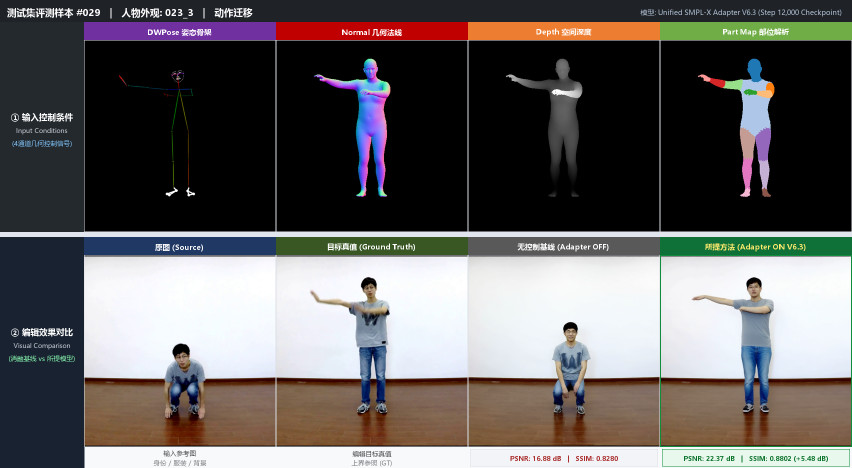
#> input picture visualization/testdata/images/eval_029_023_3_source_motion_f000920_target_f000972.png, 1704 x 936 px (shown at 1/2 size)
$ python -i frame_quality_audit_v2.py   (imports and definitions only)   (older library calls are emulated)
#> lines starting #> are read from the running program, lines starting #| are printed output that depends on the picture
#!/usr/bin/env python3
# -*- coding: utf-8 -*-

from __future__ import annotations

import argparse
import csv
import json
import math
import re
from collections import defaultdict
from pathlib import Path

import cv2
import numpy as np


PROJECT = Path("/home/shangguanrz/project/pic-edit")

OUT = PROJECT / "audit" / "frame_quality_v2"

EXTS = {
    ".jpg",
    ".jpeg",
    ".png",
    ".bmp",
    ".webp",
}


DATASETS = {
    "iPER":
        PROJECT
        / "datasets"
        / "iPER"
        / "iper_sampled_6src64tgt",

    "TikTok":
        PROJECT
        / "datasets"
        / "TikTokDataset"
        / "TikTok_dataset"
        / "TikTok_dataset",

    "Hi4D":
        PROJECT
        / "datasets"
        / "Hi4D_pilot_v1",
}


# ============================================================
# 基础工具
# ============================================================

# [70 lines left out: functions to_builtin, read_img, write_jpg, not called in this run]


def resize_max(
    img,
    max_side=512
):

    h, w = img.shape[:2]

    scale = min(
        1.0,
        max_side / max(h, w)
    )

    if scale >= 0.999:
        return img

    nw = max(
        1,
        round(w * scale)
    )

    nh = max(
        1,
        round(h * scale)
    )

    return cv2.resize(
        img,
        (nw, nh),
        interpolation=cv2.INTER_AREA
    )


# ============================================================
# 清晰度指标
# ============================================================

def edge_metrics(
    gray,
    valid=None
):

    lap = cv2.Laplacian(
        gray,
        cv2.CV_64F
    )

    gx = cv2.Sobel(
        gray,
        cv2.CV_64F,
        1,
        0,
        ksize=3
    )

    gy = cv2.Sobel(
        gray,
        cv2.CV_64F,
        0,
        1,
        ksize=3
    )

    ten = gx * gx + gy * gy

    if valid is None:

        return (
            float(np.var(lap)),
            float(np.mean(ten))
        )

    mask = valid > 0

    if int(mask.sum()) < 100:

        return (
            np.nan,
            np.nan
        )

    return (
        float(
            np.var(
                lap[mask]
            )
        ),

        float(
            np.mean(
                ten[mask]
            )
        ),
    )


def full_metrics(img):

    img = resize_max(
        img,
        512
    )

    gray = cv2.cvtColor(
        img,
        cv2.COLOR_BGR2GRAY
    )

    return edge_metrics(
        gray
    )


# [456 lines left out: functions person_metrics, discover_iper, discover_tiktok, discover_hi4d, frame_key, nearest_pair_name and 2 more, not called in this run]


IPER_MASK_INDEX = None

HI4D_MASK_INDEX = None


# ============================================================
# mask 匹配
# ============================================================

# [1780 lines left out: functions get_mask, percentile, rank01, role_from_iper_path, video_from_tiktok_path, pair_from_hi4d_path and 12 more, not called in this run]


# [2 lines not run here, left out]

>>> import cv2
>>> picture = cv2.imread('../../visualization/testdata/images/eval_029_023_3_source_motion_f000920_target_f000972.png')
#> picture is the input picture: shape (936, 1704, 3); mean B, G, R 94.9, 95.3, 98.3
>>> result = full_metrics(picture)
#> in resize_max, `return cv2.resize( img, (nw, nh), interpolation=cv2.INTER_AREA )`:
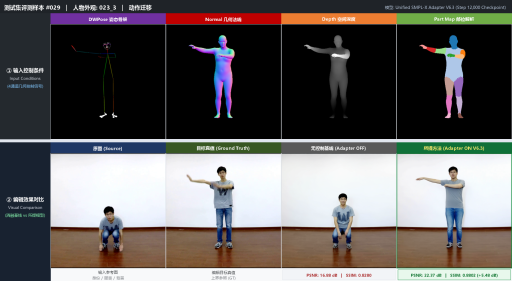
#> returned value: shape (281, 512, 3); mean of channels 0, 1, 2 94.9, 95.3, 98.3; drawn as B, G, R
#> in full_metrics, `gray = cv2.cvtColor( img, cv2.COLOR_BGR2GRAY )`:
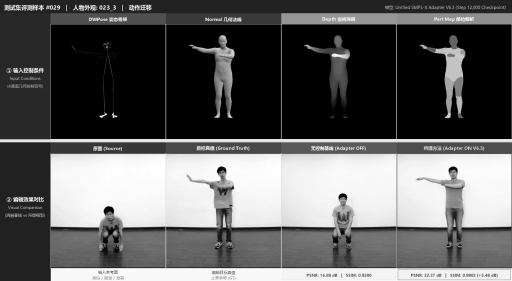
#> gray: shape (281, 512); min 0, max 255, mean 96.2
#> in edge_metrics, `lap = cv2.Laplacian( gray, cv2.CV_64F )`:
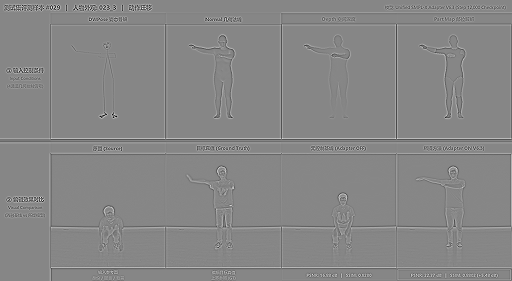
#> lap: shape (281, 512) float64; min -581, max 518, mean 0; drawn with min black and max white
#> in edge_metrics, `gx = cv2.Sobel( gray, cv2.CV_64F, 1, 0, ksize=3 )`:
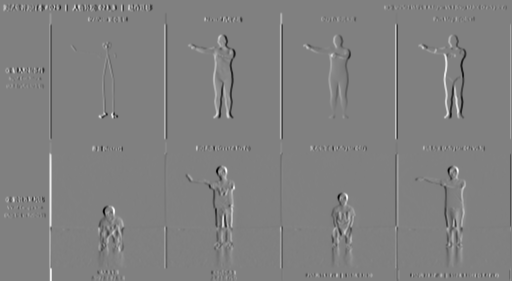
#> gx: shape (281, 512) float64; min -980, max 965, mean 1; drawn with min black and max white
#> in edge_metrics, `gy = cv2.Sobel( gray, cv2.CV_64F, 0, 1, ksize=3 )`:
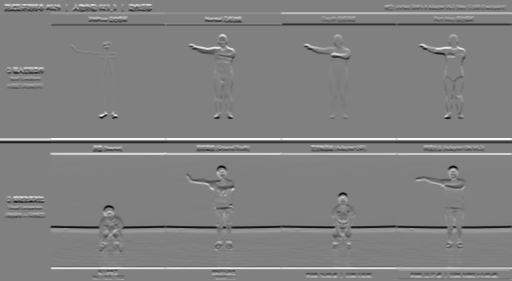
#> gy: shape (281, 512) float64; min -989, max 967, mean 5.3; drawn with min black and max white
#> in edge_metrics, `ten = gx * gx + gy * gy`:
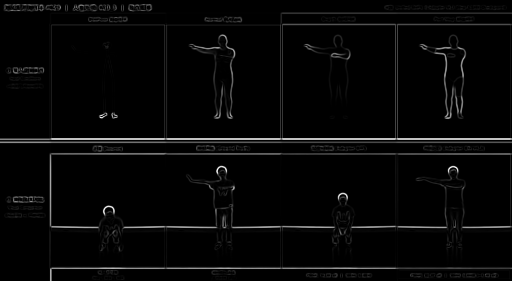
#> ten: shape (281, 512) float64; min 0, max 1092020, mean 29549.2; drawn with min black and max white
#> result = (2084.4, 29549.2)

$ run again, on experiments/bfs_compare_30_20261004/panels/000_001_2_source_motion_f001325_target_f000081.jpg
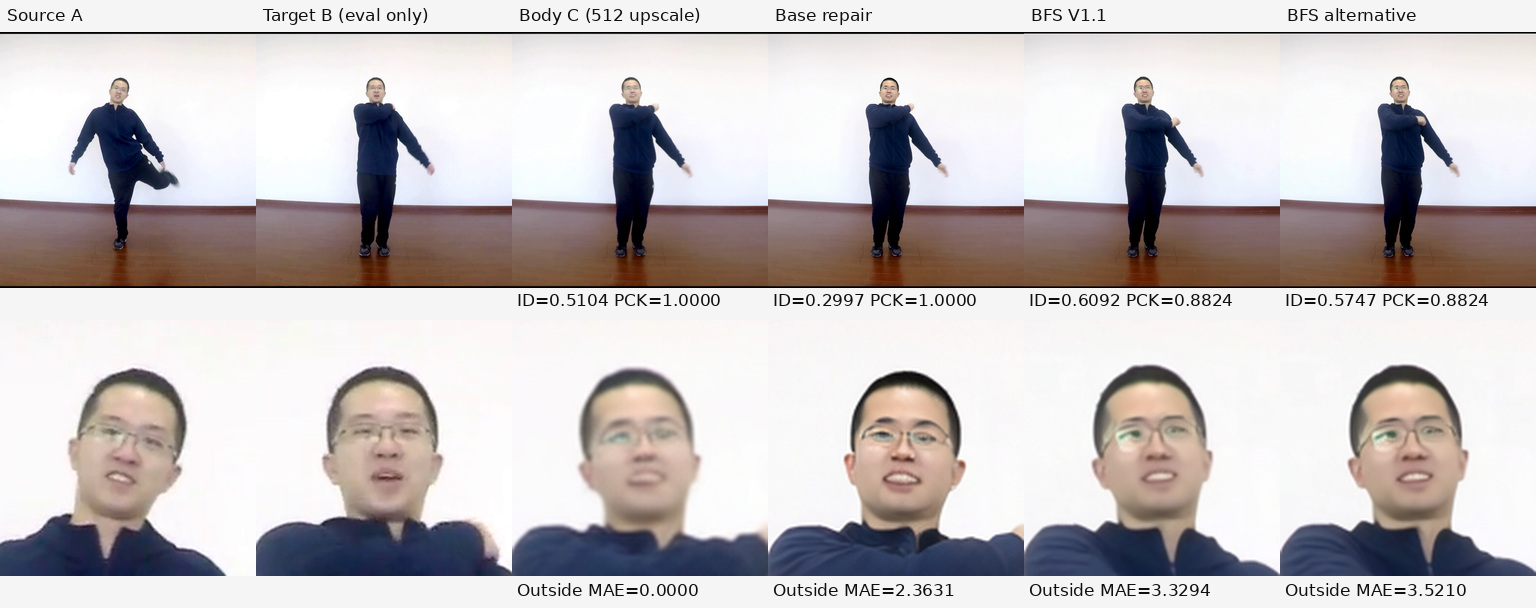
#> input picture experiments/bfs_compare_30_20261004/panels/000_001_2_source_motion_f001325_target_f000081.jpg, 1536 x 608 px
#> picture is the input picture: shape (608, 1536, 3); mean B, G, R 192.7, 192, 197.7
#> in edge_metrics, `gy = cv2.Sobel( gray, cv2.CV_64F, 0, 1, ksize=3 )`:
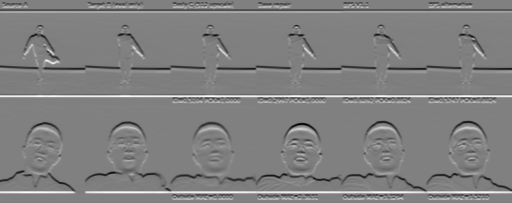
#> gy: shape (203, 512) float64; min -899, max 885, mean 0; drawn with min black and max white
#> in edge_metrics, `ten = gx * gx + gy * gy`:
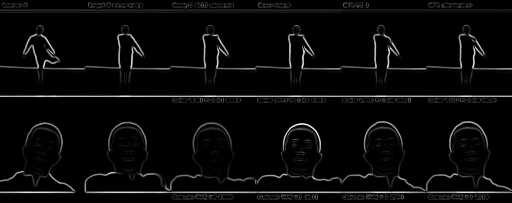
#> ten: shape (203, 512) float64; min 0, max 862760, mean 32738.7; drawn with min black and max white
#> result = (2356.9, 32738.7)

$ run again, on experiments/bfs_compare_30_20261004/panels/001_001_2_source_motion_f001258_target_f000173.jpg
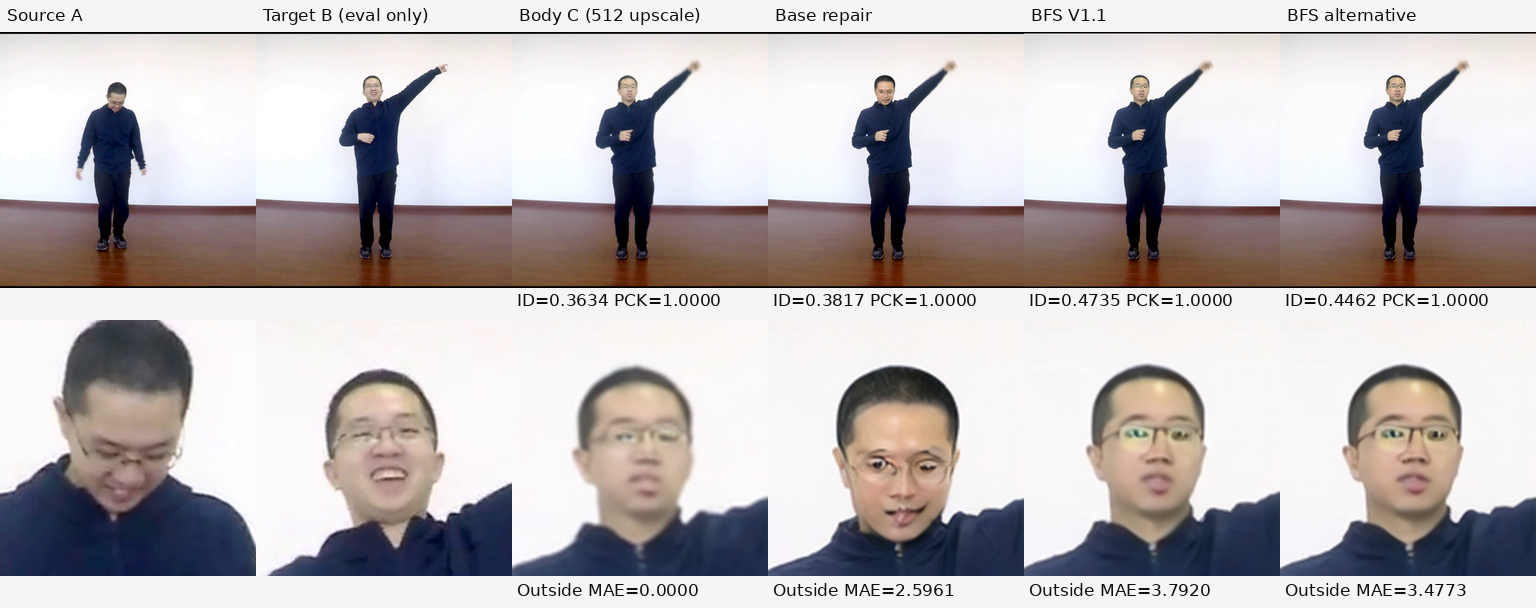
#> input picture experiments/bfs_compare_30_20261004/panels/001_001_2_source_motion_f001258_target_f000173.jpg, 1536 x 608 px
#> picture is the input picture: shape (608, 1536, 3); mean B, G, R 185.7, 184.6, 190
#> in edge_metrics, `gy = cv2.Sobel( gray, cv2.CV_64F, 0, 1, ksize=3 )`:
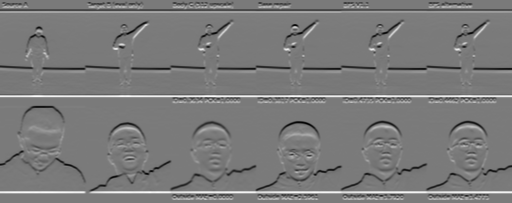
#> gy: shape (203, 512) float64; min -830, max 894, mean 0; drawn with min black and max white
#> in edge_metrics, `ten = gx * gx + gy * gy`:
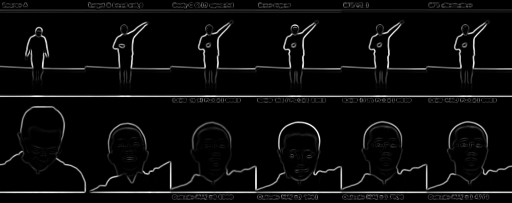
#> ten: shape (203, 512) float64; min 0, max 799336, mean 34585.3; drawn with min black and max white
#> result = (2387.3, 34585.3)
